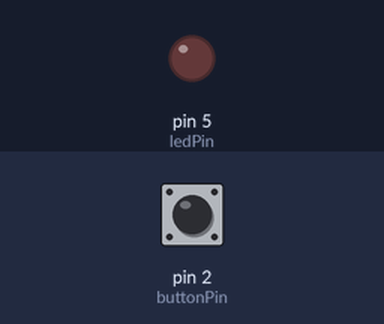
This sketch was run on a simulated Arduino Uno, built with avr-gcc and run on an emulated ATmega328P. Shown: output pins drawn as LEDs (lit = HIGH). Inputs (shaded band) come from the test bench; at power-on: pin 2 (buttonPin) HIGH.

Above: at 1.2 s.
1.3 s: pin 2 (buttonPin) pulled LOW for 0.15 s
At 1.37 s:
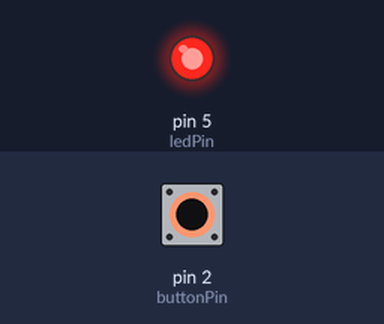
2.9 s: pin 2 (buttonPin) pulled LOW for 3.2 s
At 6.6 s:
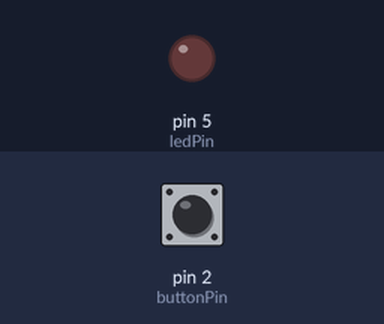
Timing chart, 0 to 8.1 s (numbered marks = the images above; inputs shaded):
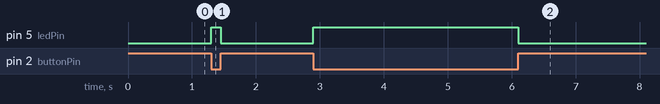

The sketch:

sketch.ino
```cpp
int buttonPin = 2;   // Push button connected to pin 2
int ledPin = 5;      // LED connected to pin 5
int buttonState;     // Variable to store button status

void setup() {
  pinMode(buttonPin, INPUT_PULLUP); // Use internal pull-up (button active LOW)
  pinMode(ledPin, OUTPUT);  // LED as output
}

void loop() {
  buttonState = digitalRead(buttonPin); // Read button

  if (buttonState == LOW) // Button pressed
  {
    digitalWrite(ledPin, HIGH); // LED ON
  }
  else // Button not pressed
  {
    digitalWrite(ledPin, LOW); // LED OFF
  }
}
```

Measured:
- after the input at 1.3 s, pin 5 (ledPin): LOW → HIGH at once, → LOW 0.15 s later
- after the input at 2.9 s, pin 5 (ledPin): LOW → HIGH at once, → LOW 3.2 s later
